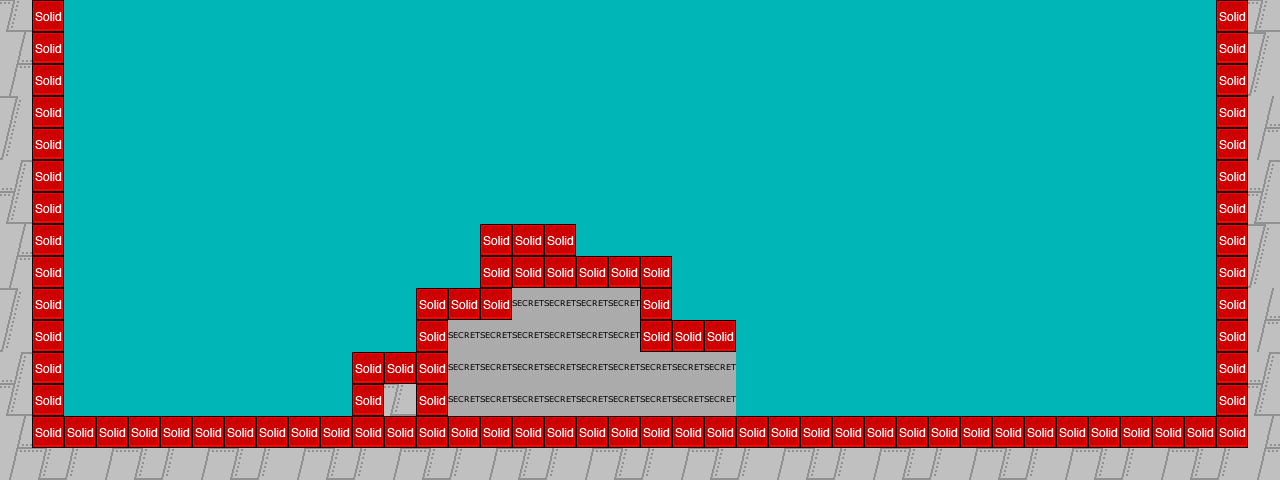

Below is a game level as drawn by its tile map, then a one-line description and the .tmx that defines it (tile-layer data replaced by summaries):
An orthogonal 40x15 tile map with 32x32 px tiles, 2 tile layers (foreground, collision), 2 tilesets and 1 object (player).

<map version="1.0" orientation="orthogonal" width="40" height="15" tilewidth="32" tileheight="32" backgroundcolor="#00b6b6">
 <tileset firstgid="1" name="meta" tilewidth="32" tileheight="32">
  <image source="../img/map/metatiles32x32.png" width="192" height="32" />
  <tile id="0">
   <properties>
    <property name="type" value="solid" />
   </properties>
  </tile>
 </tileset>
 <tileset firstgid="7" name="testing" tilewidth="32" tileheight="32">
  <image source="../img/map/testing.png" width="512" height="512" />
 </tileset>
 <layer name="foreground" width="40" height="15">
  <data>[600 cells, 184 non-empty, 7 distinct tile ids]</data>
 </layer>
 <objectgroup name="objects" width="40" height="15">
  <object name="player" x="68" y="378" width="23" height="32">
   <properties>
    <property name="image" value="robot" />
    <property name="spritewidth" value="32" />
   </properties>
  </object>
 </objectgroup>
 <layer name="collision" width="40" height="15">
  <data>[600 cells, 114 non-empty, 2 distinct tile ids]</data>
 </layer>
</map>